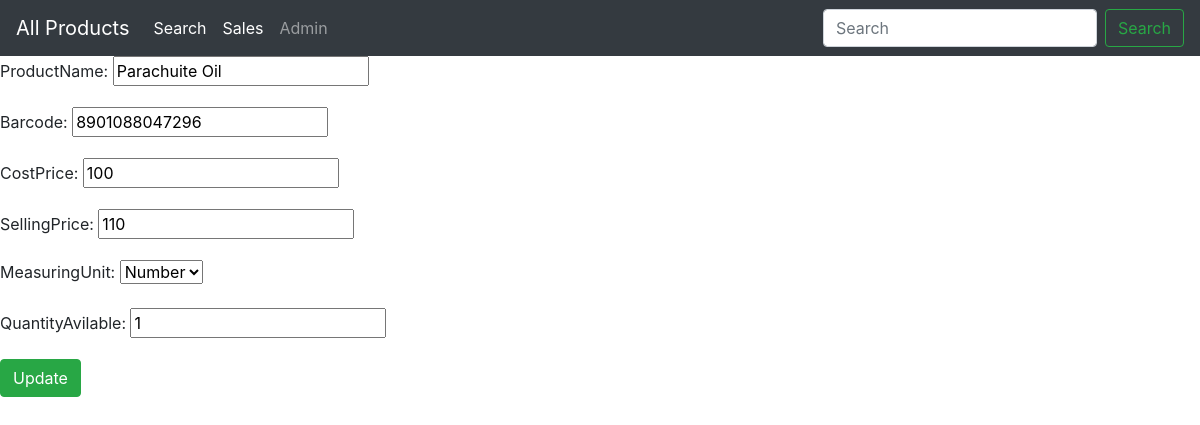
The app's page /new/dynamic/8901088047296/edit/ with its own data.
### storeapp/models.py (models this page shows, shortened)
class Products(models.Model):
    ProductName = models.CharField(max_length=300)
    Barcode = models.CharField(max_length=300, primary_key=True)
    CostPrice = models.PositiveIntegerField()
    SellingPrice = models.PositiveIntegerField()
    Unit = [
        ("Number", "Number"),
        ("Kg", "Kg"),
    ]
    MeasuringUnit = models.CharField(
        max_length=10, choices=Unit, default="Number")
    QuantityAvilable = models.PositiveIntegerField()
    TotalQuantity = models.PositiveIntegerField(default=0, editable=False)
    total = models.PositiveIntegerField(blank=True, null=True, editable=False)

### storeapp/views.py (the view)
# urls.py: path('new/dynamic/<str:id>/edit/',product_edit,name="edit"),
def product_edit(request,id):
    post = get_object_or_404(Products,Barcode = id)
    if request.method == "POST":
        form = EditForm(request.POST or None,instance=post)
        if form.is_valid():
            form.save()
        form1 = NewProductForm()
        product = Products.objects.all()
        context = {'form1': form1, 'product': product}
        return redirect(NewProductViews)
    else:
        form = EditForm(instance=post)
    context = {
        "form": form,
        "post": post,
    }
    return render(request,"storeapp/editproduct.html",context)

### storeapp/forms.py
class EditForm(forms.ModelForm):
    class Meta:
        model = Products
        fields = "__all__"

### storeapp/templates/storeapp/editproduct.html (shortened to what this page needs)
{% extends 'storeapp/base.html' %}
{% block body%}
<form method="post">
{{form.as_p}}
<input type="submit" value="Update" class="btn btn-success">
</form>
{% endblock %}

### records on screen
Products: ProductName "Parachuite Oil", Barcode "8901088047296", CostPrice "100", SellingPrice "110", MeasuringUnit "Number", QuantityAvilable "1"
